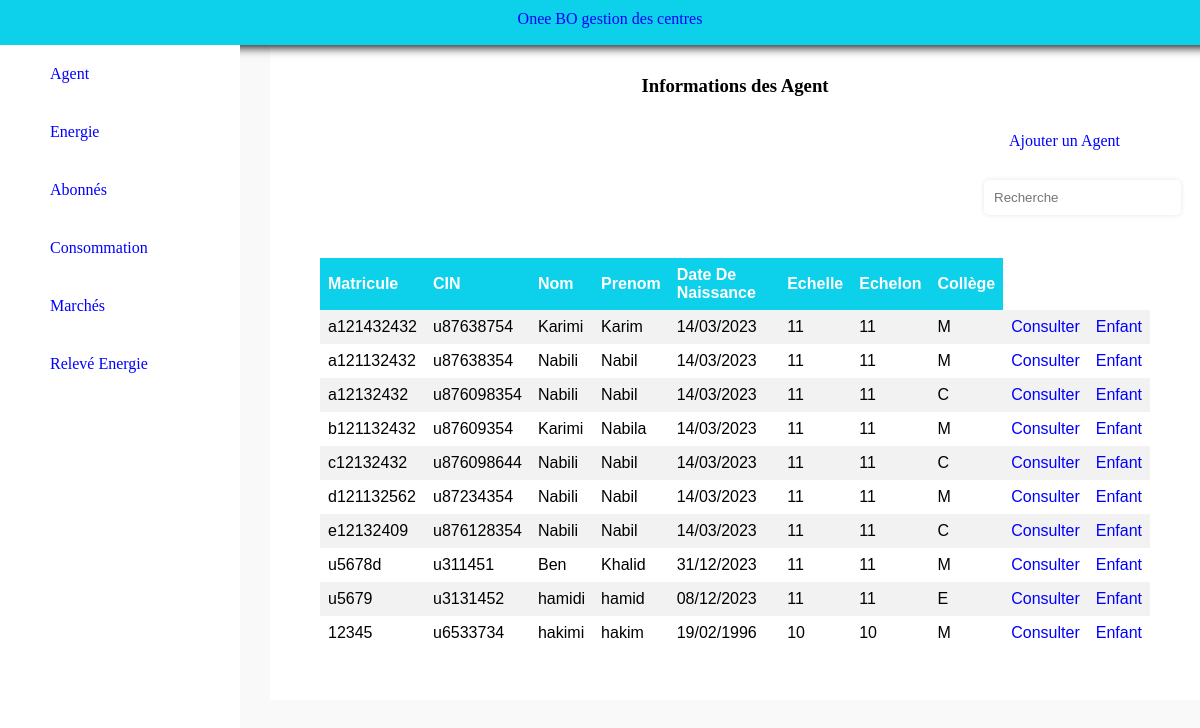
The page /index.php?Agent=1 (signed in) on the database its author committed.
### tables this page shows
CREATE TABLE IF NOT EXISTS `agent` (
  `Matricule` varchar(30) NOT NULL,
  `CIN` varchar(20) NOT NULL,
  `Nom` varchar(30) NOT NULL,
  `Prenom` varchar(30) NOT NULL,
  `Date_Naissance` date NOT NULL,
  `Echelle` int DEFAULT NULL,
  `Echelon` int DEFAULT NULL,
  `College` varchar(3) DEFAULT NULL,
  `Sexe` varchar(10) DEFAULT NULL,
  `Affiliation` varchar(20) DEFAULT NULL,
  `Immatriculation` varchar(20) DEFAULT NULL,
  `Situation_Familiale` varchar(15) DEFAULT NULL,
  `Filiere` varchar(20) DEFAULT NULL,
  `Tele` int DEFAULT NULL,
  `Email` varchar(40) DEFAULT NULL,
  `Code1` int NOT NULL,
  PRIMARY KEY (`Matricule`),
  UNIQUE KEY `Matricule` (`Matricule`),
  UNIQUE KEY `CIN` (`CIN`),
  KEY `Code1` (`Code1`)
);

### view/view.php (called while the page is built, shortened)
<?php
require('template.php');
?>

### index.php (called while the page is built)
<?php
require 'controller/cont.php';
?>

### model/mod.php (called while the page is built, shortened)
<?php
function AfficherAgent()
{
	include 'conexion.php';
	$req="SELECT * FROM Agent";
	$result=$con->query($req) or die("Error selectAgent");
	return $result;
}
?>

### view/Agent.php (the view)
<h3>Informations des Agent</h3>
<a href="index.php?AjouterAgent=<?='1'?>"><div class="lien">Ajouter un Agent</div></a>
<input type="text" autocomplete="off" name="search" id="search" placeholder="Recherche" /><br><br>
<table>
    <tr>
        <th>Matricule</th>
        <th>CIN</th>
        <th>Nom</th>
        <th>Prenom</th>
        <th>Date De Naissance</th>
        <th>Echelle</th>
        <th>Echelon</th>
        <th>Collège</th>
    </tr>
    <?php
    while ($tab=$result->fetch()) {
        $date_string = $tab["Date_Naissance"];
        $timestamp = strtotime($date_string);
        $new_date_format = date('d/m/Y', $timestamp);
        ?><tr>
            <td><?php echo $tab["Matricule"]; ?></td>
            <td><?php echo $tab["CIN"]; ?></td>
            <td><?php echo $tab["Nom"]; ?></td>
            <td><?php echo $tab["Prenom"]; ?></td>
            <td><?php echo $new_date_format; ?></td>
            <td><?php echo $tab["Echelle"]; ?></td>
            <td><?php echo $tab["Echelon"]; ?></td>
            <td><?php echo $tab["College"]; ?></td>
            <td><a href="index.php?ConsulterAgent=<?php echo $tab["Matricule"]; ?>"> Consulter</a></td>
            <td><a href="index.php?Enfant=1&Matricule=<?php echo $tab['Matricule']; ?>">Enfant</a></td>
        </tr>
    <?php } ?>
</table>

### controller/cont.php (shortened to what this page needs)
<?php
require './model/mod.php';
if(isset($_SESSION['id']) && isset($_SESSION['password']))
{
require 'view/view.php';
if(isset($_GET['Agent']))
{
	$result=AfficherAgent();
	require 'view/Agent.php';
}
elseif(isset($_GET['ConsulterAgent']) )
{
	$Mat=$_GET['ConsulterAgent'];
	$result=ConsulterAgent($Mat);
	require 'view/ConsulterAgent.php';
}
elseif(isset($_GET['ModifierAgent']) && isset($_GET['Matricule']) && !isset($_POST['ModifierAgent']) )
{
	$Mat=$_GET['Matricule'];
	$result=ConsulterAgent($Mat);
	require 'view/ModifierAgent.php';
}
elseif(isset($_GET['Enfant']) && $_GET['Matricule'])
{
	$s=$_GET['Enfant'];
	$t=$_GET['Matricule'];
	$result=AfficherEnfant($t);
	require 'view/Enfants.php';
}
elseif(isset($_GET['Energie']))
{
	$result=AfficherEnergie();
	require 'view/Energie.php';
}
elseif(isset($_GET['Abonne']) )
{
	$result=AfficherAbonne();
	require 'view/Abonne.php';
}
elseif(isset($_GET['Consommation']))
{
	$result=AfficherConsommation();
	require 'view/Consommation.php';
}
elseif(isset($_GET['Marches']))
{
	$result=AfficherMarches();
	require 'view/Marchés.php';
}
elseif(isset($_GET['ReleveEnergie']))
{
	$result=AfficherReleveEnergie();
	require 'view/ReleveEnergie.php';
}
else
{
	?>
	<div style="text-align: center;height: 50vh;padding-top: 30vh;font-size: 20px;">Bienvenue </div>
<?php }
}

### view/template.php (shortened to what this page needs)
<!DOCTYPE html>
<html lang="en">
<head>
    <link rel="stylesheet" href="./public/css/style.css">
    <link rel="stylesheet" href="./public/css/formstyle.css">
</head>
<body>
    <nav>
        <div><a href="index.php">Onee BO gestion des centres</div>
    </nav>
    <div class="Body" >
        <div class="Humberger">
                  <a href="index.php?Agent=<?='1'?>"><div onclick="fonct()" id="Agent">Agent</div></a>
                  <a href="index.php?Energie=<?='1'?>"><div>Energie</div></a>
                  <a href="index.php?Abonne=<?='1'?>"><div >Abonnés</div></a>
                  <a href="index.php?Consommation=<?='1'?>"><div >Consommation</div></a>
                  <a href="index.php?Marches=<?='1'?>"><div >Marchés</div></a>
                  <a href="index.php?ReleveEnergie=<?='1'?>"><div >Relevé Energie</div></a>
            </div>
        <div class="Centre">

### public/css/style.css (style rules this page uses)
* { margin: 0; }
nav { background-color: #0dd0ea; padding: 10px; height: 25px; box-shadow: 1px 1px 10px 1px; position: fixed; width: 100%; z-index: 2; text-align: center; }
nav>div>a { text-decoration: none; }
body { background-color: rgba(225, 225, 225, 0.185); }
.Body { display: flex; }
.Body .Humberger { width: 20%; background-color: white; position: fixed; top: 45px; left: 0; width: 20%; height: 93vh; background-color: white; z-index: 999; }
.Humberger div { align-items:center; padding: 20px 50px; }
.Humberger a { text-decoration: none; }
.Centre { background-color: white; padding: 50px; margin-top: 0px; margin-left: 270px; display: inline; width: 75%; display: relative; z-index: 1; }
h3 { text-align: center; padding:25px 0; }
.Centre> input[type=text] { margin-left: 80%; margin-right: 20px; }
table { border-collapse: collapse; width: 100%; font-family: arial, sans-serif; }
th, td { text-align: left; padding: 8px; }
th { background-color: #0dd0ea; color: white; }
tr:nth-child(even) { background-color: #f2f2f2; }
a { color: blue; text-decoration: none; }
td>a { display: block; text-align: center; }
.lien { text-align: right; margin-right: 20px; margin-bottom: 20px; padding: 10px; text-decoration: none; width: fit-content; float: right; }

### public/css/formstyle.css (style rules this page uses)
input[type="text"], input[type="date"], input[type="email"], select { padding: 10px; border: none; border-radius: 5px; margin-bottom: 25px; box-shadow: 0 0 5px rgba(0, 0, 0, 0.1); }

### rows shown on the page
agent: Matricule "a121432432", CIN "u87638754", Nom "Karimi", Prenom "Karim", Date_Naissance "14/03/2023", Echelle "11", Echelon "11", College "M"
agent: Matricule "a121132432", CIN "u87638354", Nom "Nabili", Prenom "Nabil", Date_Naissance "14/03/2023", Echelle "11", Echelon "11", College "M"
agent: Matricule "a12132432", CIN "u876098354", Nom "Nabili", Prenom "Nabil", Date_Naissance "14/03/2023", Echelle "11", Echelon "11", College "C"
agent: Matricule "b121132432", CIN "u87609354", Nom "Karimi", Prenom "Nabila", Date_Naissance "14/03/2023", Echelle "11", Echelon "11", College "M"
agent: Matricule "c12132432", CIN "u876098644", Nom "Nabili", Prenom "Nabil", Date_Naissance "14/03/2023", Echelle "11", Echelon "11", College "C"
agent: Matricule "d121132562", CIN "u87234354", Nom "Nabili", Prenom "Nabil", Date_Naissance "14/03/2023", Echelle "11", Echelon "11", College "M"
agent: Matricule "e12132409", CIN "u876128354", Nom "Nabili", Prenom "Nabil", Date_Naissance "14/03/2023", Echelle "11", Echelon "11", College "C"
agent: Matricule "u5678d", CIN "u311451", Nom "Ben", Prenom "Khalid", Date_Naissance "31/12/2023", Echelle "11", Echelon "11", College "M"
agent: Matricule "u5679", CIN "u3131452", Nom "hamidi", Prenom "hamid", Date_Naissance "08/12/2023", Echelle "11", Echelon "11", College "E"
agent: Matricule "12345", CIN "u6533734", Nom "hakimi", Prenom "hakim", Date_Naissance "19/02/1996", Echelle "10", Echelon "10", College "M"
